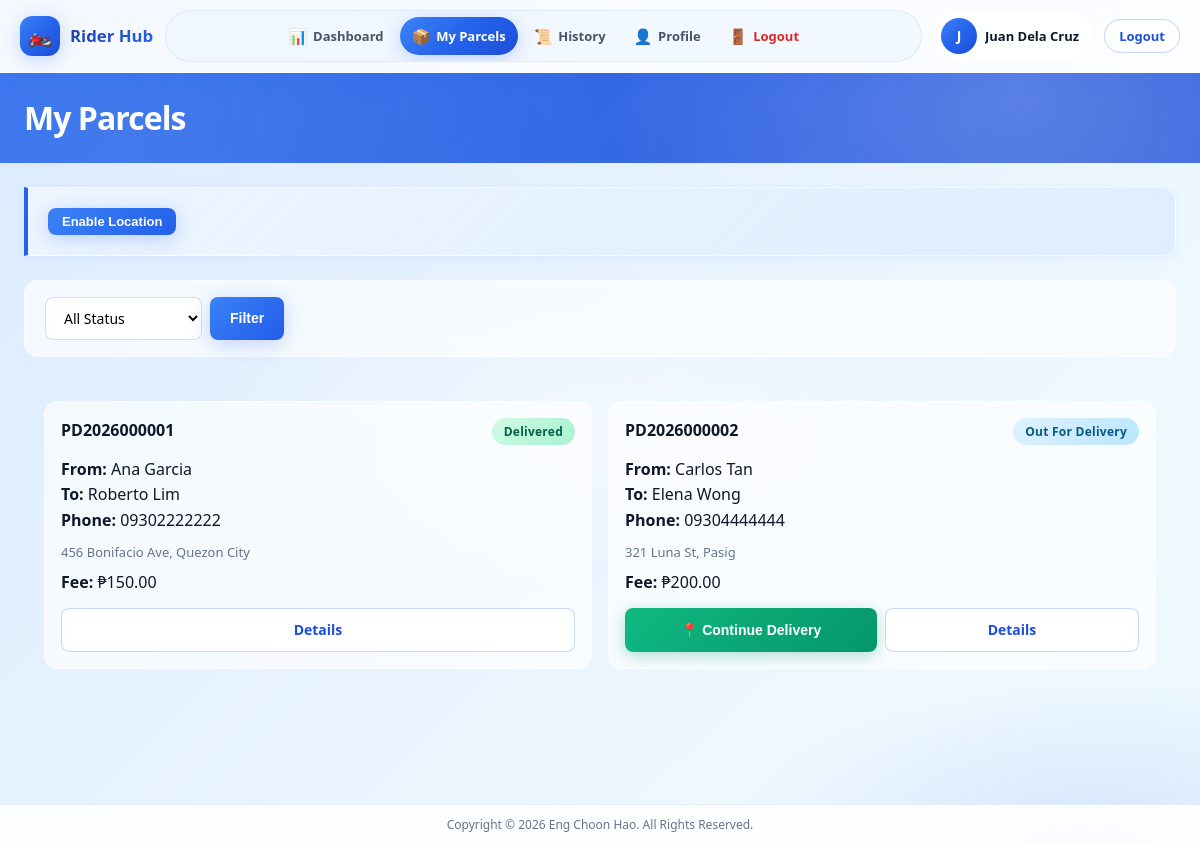
The app's page /rider/parcels.php (signed in) with its own data.
### tables this page shows
CREATE TABLE users (
    id INT UNSIGNED AUTO_INCREMENT PRIMARY KEY,
    username VARCHAR(50) NOT NULL UNIQUE,
    email VARCHAR(100) NOT NULL UNIQUE,
    password VARCHAR(255) NOT NULL,
    role ENUM('admin', 'rider') NOT NULL DEFAULT 'rider',
    full_name VARCHAR(100) NOT NULL,
    phone VARCHAR(20) DEFAULT NULL,
    profile_photo VARCHAR(255) DEFAULT NULL,
    is_active TINYINT(1) NOT NULL DEFAULT 1,
    remember_token VARCHAR(64) DEFAULT NULL,
    last_login DATETIME DEFAULT NULL,
    created_at DATETIME NOT NULL DEFAULT CURRENT_TIMESTAMP,
    updated_at DATETIME NOT NULL DEFAULT CURRENT_TIMESTAMP ON UPDATE CURRENT_TIMESTAMP,
    INDEX idx_users_role (role),
    INDEX idx_users_active (is_active)
);

CREATE TABLE parcels (
    id INT UNSIGNED AUTO_INCREMENT PRIMARY KEY,
    tracking_number VARCHAR(20) NOT NULL UNIQUE,
    sender_name VARCHAR(100) NOT NULL,
    sender_phone VARCHAR(20) NOT NULL,
    receiver_name VARCHAR(100) NOT NULL,
    receiver_phone VARCHAR(20) NOT NULL,
    pickup_address TEXT NOT NULL,
    delivery_address TEXT NOT NULL,
    parcel_description TEXT DEFAULT NULL,
    parcel_weight DECIMAL(8, 2) DEFAULT 0.00,
    delivery_fee DECIMAL(10, 2) NOT NULL DEFAULT 0.00,
    assigned_rider_id INT UNSIGNED DEFAULT NULL,
    status ENUM('pending', 'out_for_delivery', 'delivered', 'failed') NOT NULL DEFAULT 'pending',
    created_by INT UNSIGNED DEFAULT NULL,
    created_at DATETIME NOT NULL DEFAULT CURRENT_TIMESTAMP,
    updated_at DATETIME NOT NULL DEFAULT CURRENT_TIMESTAMP ON UPDATE CURRENT_TIMESTAMP,
    delivered_at DATETIME DEFAULT NULL,
    FOREIGN KEY (assigned_rider_id) REFERENCES riders(id) ON DELETE SET NULL,
    FOREIGN KEY (created_by) REFERENCES users(id) ON DELETE SET NULL,
    INDEX idx_parcels_status (status),
    INDEX idx_parcels_tracking (tracking_number),
    INDEX idx_parcels_rider (assigned_rider_id),
    INDEX idx_parcels_created (created_at)
);

### functions/helpers.php (called while the page is built, shortened)
<?php
function baseUrl(string $path = ''): string
{
    $base = rtrim(APP_URL, '/');
    $path = ltrim($path, '/');
    return $path ? $base . '/' . $path : $base;
}
function formatStatus(string $status): string
{
    $labels = [
        'pending' => 'Pending',
        'out_for_delivery' => 'Out For Delivery',
        'delivered' => 'Delivered',
        'failed' => 'Failed Delivery',
    ];
    return $labels[$status] ?? ucfirst(str_replace('_', ' ', $status));
}
function statusBadgeClass(string $status): string
{
    $classes = [
        'pending' => 'badge-warning',
        'out_for_delivery' => 'badge-info',
        'delivered' => 'badge-success',
        'failed' => 'badge-danger',
    ];
    return $classes[$status] ?? 'badge-secondary';
}
function sanitize(string $input): string
{
    return htmlspecialchars(trim($input), ENT_QUOTES, 'UTF-8');
}
function paginate(int $total, int $page, int $perPage = 15): array
{
    $totalPages = max(1, (int) ceil($total / $perPage));
    $page = max(1, min($page, $totalPages));
    $offset = ($page - 1) * $perPage;
    return [
        'total' => $total,
        'per_page' => $perPage,
        'current_page' => $page,
        'total_pages' => $totalPages,
        'offset' => $offset,
    ];
}

### config/database.php (called while the page is built, shortened)
<?php
if (!function_exists('db')) {
    function db(): PDO
    {
        static $pdo = null;
        if ($pdo instanceof PDO) {
            return $pdo;
        }
        $dsn = 'mysql:host=' . DB_HOST . ';dbname=' . DB_NAME . ';charset=utf8mb4';
        try {
            $pdo = new PDO($dsn, DB_USER, DB_PASS, [
                PDO::ATTR_ERRMODE => PDO::ERRMODE_EXCEPTION,
                PDO::ATTR_DEFAULT_FETCH_MODE => PDO::FETCH_ASSOC,
                PDO::ATTR_EMULATE_PREPARES => false,
            ]);
        } catch (PDOException $e) {
            error_log('Database connection failed: ' . $e->getMessage());
            if (function_exists('isApiRequest') && isApiRequest()) {
                http_response_code(500);
                header('Content-Type: application/json; charset=utf-8');
                echo json_encode([
                    'success' => false,
                    'message' => 'Database connection failed. Check config/config.local.php on the server.',
                ]);
                exit;
            }
            throw new PDOException('Database connection failed. Please check server configuration.');
        }
        return $pdo;
    }
}

### functions/auth.php (called while the page is built, shortened)
<?php
function isLoggedIn(): bool
{
    return !empty($_SESSION['user_id']);
}
function currentUser(): ?array
{
    static $user = null;
    if ($user === null) {
        $stmt = db()->prepare('SELECT * FROM users WHERE id = ? AND is_active = 1');
        $stmt->execute([$_SESSION['user_id']]);
        $user = $stmt->fetch() ?: null;
    }
    return $user;
}
function currentUserId(): ?int
{
    return $_SESSION['user_id'] ?? null;
}
function currentRole(): ?string
{
    return $_SESSION['role'] ?? null;
}
function isRider(): bool
{
    return currentRole() === 'rider';
}
function getRiderProfile(bool $refresh = false): ?array
{
    static $rider = null;
    if ($rider === null) {
        $stmt = db()->prepare(
            'SELECT r.*, u.full_name, u.email, u.phone, u.profile_photo
             FROM riders r
             JOIN users u ON u.id = r.user_id
             WHERE r.user_id = ?'
        );
        $stmt->execute([currentUserId()]);
        $rider = $stmt->fetch() ?: null;
    }
    return $rider;
}
function ensureRiderOnline(): void
{
    $userId = currentUserId();
    $stmt = db()->prepare('SELECT id, is_online FROM riders WHERE user_id = ? LIMIT 1');
    $stmt->execute([$userId]);
    $rider = $stmt->fetch();
}
function requireRider(): void
{
    ensureRiderOnline();
}

### functions/parcel.php (called while the page is built, shortened)
<?php
function getParcels(array $filters = [], int $page = 1, int $perPage = 15): array
{
    $pdo = db();
    $where = [];
    $params = [];
    if (!empty($filters['rider_id'])) {
        $where[] = 'p.assigned_rider_id = ?';
        $params[] = $filters['rider_id'];
    }
    $whereClause = $where ? 'WHERE ' . implode(' AND ', $where) : '';
    $countStmt = $pdo->prepare("SELECT COUNT(*) FROM parcels p $whereClause");
    $countStmt->execute($params);
    $total = (int) $countStmt->fetchColumn();
    $pagination = paginate($total, $page, $perPage);
    $stmt = $pdo->prepare(
        "SELECT p.*, r.rider_code, u.full_name AS rider_name
         FROM parcels p
         LEFT JOIN riders r ON r.id = p.assigned_rider_id
         LEFT JOIN users u ON u.id = r.user_id
         $whereClause
         ORDER BY p.created_at DESC
         LIMIT {$pagination['per_page']} OFFSET {$pagination['offset']}"
    );
    $stmt->execute($params);
    return [
        'parcels' => $stmt->fetchAll(),
        'pagination' => $pagination
    ];
}
function getRiderParcels(int $riderId, ?string $status = null, int $page = 1, int $perPage = 15): array
{
    $filters = ['rider_id' => $riderId];
    return getParcels($filters, $page, $perPage);
}

### rider/parcels.php (the view, shortened to what this page needs)
<?php
requireRider();
$rider = getRiderProfile();
$status = $_GET['status'] ?? '';
$page = max(1, (int) ($_GET['page'] ?? 1));
$result = getRiderParcels((int) $rider['id'], $status ?: null, $page);
$parcels = $result['parcels'];
$currentPage = 'parcels';
require __DIR__ . '/../includes/header.php';
require __DIR__ . '/../includes/sidebar-rider.php';
?>
<?php require __DIR__ . '/../includes/topbar.php'; ?>
<div class="content-area content-wrap">
        <div id="locationHelp" class="location-help card hidden">
            <button type="button" class="btn btn-primary btn-sm" id="enableLocationBtn">Enable Location</button>
        </div>
        <div class="toolbar">
            <form method="GET" class="search-form">
                <select name="status" class="filter-select">
                    <option value="">All Status</option>
                </select>
                <button type="submit" class="btn btn-primary">Filter</button>
            </form>
        </div>
        <div class="parcel-cards grid-2">
            <?php if (empty($parcels)): ?>
                <p class="empty-state">—</p>
            <?php else: ?>
                <?php foreach ($parcels as $p): ?>
                <div class="parcel-card">
                    <div class="parcel-card-header">
                        <strong><?= sanitize($p['tracking_number']) ?></strong>
                        <span class="badge <?= statusBadgeClass($p['status']) ?>"><?= formatStatus($p['status']) ?></span>
                    </div>
                    <div class="parcel-details">
                        <p><strong>From:</strong> <?= sanitize($p['sender_name']) ?></p>
                        <p><strong>To:</strong> <?= sanitize($p['receiver_name']) ?></p>
                        <p><strong>Phone:</strong> <?= sanitize($p['receiver_phone']) ?></p>
                        <p class="parcel-address"><?= sanitize($p['delivery_address']) ?></p>
                        <p><strong>Fee:</strong> ₱<?= number_format($p['delivery_fee'], 2) ?></p>
                    </div>
                    <div class="parcel-actions">
                        <?php if (in_array($p['status'], ['pending', 'out_for_delivery'], true)): ?>
                            <button class="btn btn-success start-delivery-btn"
                                    data-parcel-id="<?= $p['id'] ?>"
                                    data-label="<?= $p['status'] === 'pending' ? 'Start Delivery' : 'Continue Delivery' ?>">
                                <?= $p['status'] === 'pending' ? '🚚 Start Delivery' : '📍 Continue Delivery' ?>
                            </button>
                        <?php endif; ?>
                        <a href="<?= baseUrl('rider/parcel-detail.php?id=' . $p['id']) ?>" class="btn btn-outline">Details</a>
                    </div>
                </div>
                <?php endforeach; ?>
            <?php endif; ?>
        </div>
</div>
<?php require __DIR__ . '/../includes/app-shell-end.php'; ?>
<?php require __DIR__ . '/../includes/footer.php'; ?>

### includes/sidebar-rider.php (shortened to what this page needs)
<?php
$currentPage = $currentPage ?? '';
?>
<div class="app-shell">
    <header class="app-header app-header-rider" id="appHeader">
        <div class="app-header-inner">
            <a href="<?= baseUrl('rider/dashboard.php') ?>" class="app-brand">
                <span class="app-brand-icon">🏍️</span>
                <span class="app-brand-text"><strong>Rider Hub</strong></span>
            </a>
            <nav class="app-nav" id="appNav" aria-label="Main navigation">
                <a href="<?= baseUrl('rider/dashboard.php') ?>" class="app-nav-link <?= $currentPage === 'dashboard' ? 'active' : '' ?>">
                    <span class="nav-icon">📊</span><span>Dashboard</span>
                </a>
                <a href="<?= baseUrl('rider/parcels.php') ?>" class="app-nav-link <?= $currentPage === 'parcels' ? 'active' : '' ?>">
                    <span class="nav-icon">📦</span><span>My Parcels</span>
                </a>
                <a href="<?= baseUrl('rider/history.php') ?>" class="app-nav-link <?= $currentPage === 'history' ? 'active' : '' ?>">
                    <span class="nav-icon">📜</span><span>History</span>
                </a>
                <a href="<?= baseUrl('rider/profile.php') ?>" class="app-nav-link <?= $currentPage === 'profile' ? 'active' : '' ?>">
                    <span class="nav-icon">👤</span><span>Profile</span>
                </a>
                <a href="<?= baseUrl('logout.php') ?>" class="app-nav-link app-nav-logout" data-logout>
                    <span class="nav-icon">🚪</span><span>Logout</span>
                </a>
            </nav>
            <div class="app-header-actions">
                <?php $user = currentUser(); ?>
                <div class="app-user-chip">
                    <div class="user-avatar">
                        <?php if (!empty($user['profile_photo'])): ?>
                            <img src="<?= baseUrl($user['profile_photo']) ?>" alt="Profile">
                        <?php else: ?>
                            <span><?= strtoupper(substr($user['full_name'] ?? 'R', 0, 1)) ?></span>
                        <?php endif; ?>
                    </div>
                    <span class="user-name"><?= sanitize($user['full_name'] ?? '') ?></span>
                </div>
                <a href="<?= baseUrl('logout.php') ?>" class="btn btn-sm btn-outline app-logout-btn" data-logout>Logout</a>
            </div>
        </div>
    </header>
    <main class="app-main">

### records on screen
users: full_name "J", full_name "Juan Dela Cruz"
parcels: tracking_number "PD2026000001", status "Delivered", sender_name "Ana Garcia", receiver_name "Roberto Lim", receiver_phone "09302222222", delivery_address "456 Bonifacio Ave, Quezon City", delivery_fee "150.00"
parcels: tracking_number "PD2026000002", status "Out For Delivery", sender_name "Carlos Tan", receiver_name "Elena Wong", receiver_phone "09304444444", delivery_address "321 Luna St, Pasig", delivery_fee "200.00", shows "📍 Continue Delivery"

### other values on screen
$pageTitle "My Parcels"
